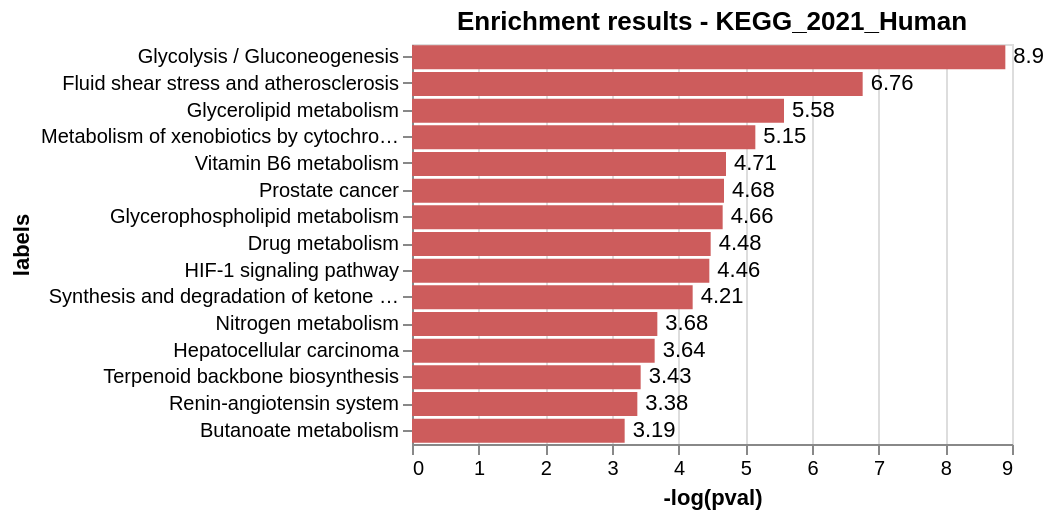

Notebook code for this chart:
### Code cell
#plot top 30
top_most_occu = freq_df.sort_values('frequency', ascending=False)[0:30]['name_only']
EnrichR.plot_enrichment(top_most_occu, max_hits=15)

### Figure 1 — Vega-Lite specification as saved in the notebook (floating-point values rounded to 4 significant figures)
{"config": {"view": {"continuousWidth": 400, "continuousHeight": 300}}, "layer": [{"mark": {"type": "bar", "color": "indianred"}, "encoding": {"x": {"field": "-log(pval)", "type": "quantitative"}, "y": {"field": "labels", "sort": "-x", "type": "nominal"}}}, {"mark": {"type": "text", "align": "left", "baseline": "middle", "dx": 4}, "encoding": {"text": {"field": "-log(pval)", "type": "quantitative"}, "x": {"field": "-log(pval)", "type": "quantitative"}, "y": {"field": "labels", "sort": "-x", "type": "nominal"}}, "title": "Enrichment results - KEGG_2021_Human"}], "data": {"name": "data-e0f79e388ad149018542bce7e3d2ad31"}, "height": 200, "width": 300, "$schema": "https://vega.github.io/schema/vega-lite/v4.17.0.json", "datasets": {"data-e0f79e388ad149018542bce7e3d2ad31": [{"labels": "Glycolysis / Gluconeogenesis", "pval": 0.0001367, "-log(pval)": 8.9}, {"labels": "Fluid shear stress and atherosclerosis", "pval": 0.001162, "-log(pval)": 6.76}, {"labels": "Glycerolipid metabolism", "pval": 0.003767, "-log(pval)": 5.58}, {"labels": "Metabolism of xenobiotics by cytochrome P450", "pval": 0.005786, "-log(pval)": 5.15}, {"labels": "Vitamin B6 metabolism", "pval": 0.008967, "-log(pval)": 4.71}, {"labels": "Prostate cancer", "pval": 0.009271, "-log(pval)": 4.68}, {"labels": "Glycerophospholipid metabolism", "pval": 0.009455, "-log(pval)": 4.66}, {"labels": "Drug metabolism", "pval": 0.01139, "-log(pval)": 4.48}, {"labels": "HIF-1 signaling pathway", "pval": 0.01159, "-log(pval)": 4.46}, {"labels": "Synthesis and degradation of ketone bodies", "pval": 0.0149, "-log(pval)": 4.21}, {"labels": "Nitrogen metabolism", "pval": 0.02521, "-log(pval)": 3.68}, {"labels": "Hepatocellular carcinoma", "pval": 0.02616, "-log(pval)": 3.64}, {"labels": "Terpenoid backbone biosynthesis", "pval": 0.0325, "-log(pval)": 3.43}, {"labels": "Renin-angiotensin system", "pval": 0.03395, "-log(pval)": 3.38}, {"labels": "Butanoate metabolism", "pval": 0.04119, "-log(pval)": 3.19}]}}
